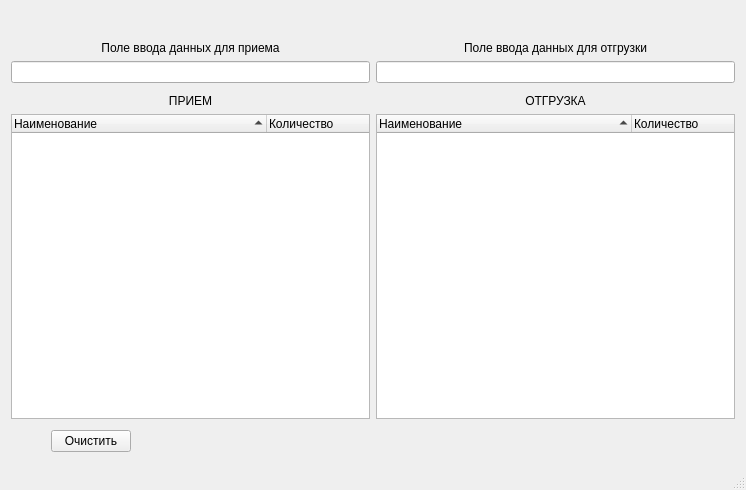
<?xml version="1.0" encoding="UTF-8"?>
<ui version="4.0">
 <class>MainWindow</class>
 <widget class="QMainWindow" name="MainWindow">
  <property name="geometry">
   <rect>
    <x>0</x>
    <y>0</y>
    <width>746</width>
    <height>490</height>
   </rect>
  </property>
  <property name="windowTitle">
   <string>MainWindow</string>
  </property>
  <widget class="QWidget" name="centralWidget">
   <layout class="QGridLayout" name="gridLayout">
    <item row="0" column="0">
     <layout class="QVBoxLayout" name="verticalLayout_6">
      <item>
       <spacer name="verticalSpacer_3">
        <property name="orientation">
         <enum>Qt::Vertical</enum>
        </property>
        <property name="sizeType">
         <enum>QSizePolicy::Preferred</enum>
        </property>
        <property name="sizeHint" stdset="0">
         <size>
          <width>20</width>
          <height>30</height>
         </size>
        </property>
       </spacer>
      </item>
      <item>
       <layout class="QHBoxLayout" name="horizontalLayout_4">
        <item>
         <layout class="QVBoxLayout" name="verticalLayout_5">
          <item>
           <widget class="QLabel" name="label_inUp">
            <property name="sizePolicy">
             <sizepolicy hsizetype="Expanding" vsizetype="Preferred">
              <horstretch>0</horstretch>
              <verstretch>0</verstretch>
             </sizepolicy>
            </property>
            <property name="text">
             <string>Поле ввода данных для приема</string>
            </property>
            <property name="alignment">
             <set>Qt::AlignCenter</set>
            </property>
           </widget>
          </item>
          <item>
           <widget class="QLineEdit" name="lineEdit_in"/>
          </item>
          <item>
           <spacer name="verticalSpacer_5">
            <property name="orientation">
             <enum>Qt::Vertical</enum>
            </property>
            <property name="sizeType">
             <enum>QSizePolicy::Preferred</enum>
            </property>
            <property name="sizeHint" stdset="0">
             <size>
              <width>20</width>
              <height>5</height>
             </size>
            </property>
           </spacer>
          </item>
          <item>
           <widget class="QLabel" name="label_in">
            <property name="sizePolicy">
             <sizepolicy hsizetype="Expanding" vsizetype="Preferred">
              <horstretch>0</horstretch>
              <verstretch>0</verstretch>
             </sizepolicy>
            </property>
            <property name="text">
             <string>ПРИЕМ</string>
            </property>
            <property name="alignment">
             <set>Qt::AlignCenter</set>
            </property>
           </widget>
          </item>
         </layout>
        </item>
        <item>
         <layout class="QVBoxLayout" name="verticalLayout">
          <item>
           <widget class="QLabel" name="label_outUp">
            <property name="sizePolicy">
             <sizepolicy hsizetype="Expanding" vsizetype="Preferred">
              <horstretch>0</horstretch>
              <verstretch>0</verstretch>
             </sizepolicy>
            </property>
            <property name="text">
             <string>Поле ввода данных для отгрузки</string>
            </property>
            <property name="alignment">
             <set>Qt::AlignCenter</set>
            </property>
           </widget>
          </item>
          <item>
           <widget class="QLineEdit" name="lineEdit_out"/>
          </item>
          <item>
           <spacer name="verticalSpacer_6">
            <property name="orientation">
             <enum>Qt::Vertical</enum>
            </property>
            <property name="sizeType">
             <enum>QSizePolicy::Preferred</enum>
            </property>
            <property name="sizeHint" stdset="0">
             <size>
              <width>20</width>
              <height>5</height>
             </size>
            </property>
           </spacer>
          </item>
          <item>
           <widget class="QLabel" name="label_out">
            <property name="sizePolicy">
             <sizepolicy hsizetype="Expanding" vsizetype="Preferred">
              <horstretch>0</horstretch>
              <verstretch>0</verstretch>
             </sizepolicy>
            </property>
            <property name="text">
             <string>ОТГРУЗКА</string>
            </property>
            <property name="alignment">
             <set>Qt::AlignCenter</set>
            </property>
           </widget>
          </item>
         </layout>
        </item>
       </layout>
      </item>
      <item>
       <layout class="QVBoxLayout" name="verticalLayout_4">
        <item>
         <layout class="QHBoxLayout" name="horizontalLayout">
          <property name="sizeConstraint">
           <enum>QLayout::SetMaximumSize</enum>
          </property>
          <item>
           <widget class="QTreeWidget" name="treeWidget_in">
            <property name="frameShape">
             <enum>QFrame::StyledPanel</enum>
            </property>
            <property name="frameShadow">
             <enum>QFrame::Sunken</enum>
            </property>
            <property name="autoScrollMargin">
             <number>16</number>
            </property>
            <property name="autoExpandDelay">
             <number>-1</number>
            </property>
            <property name="indentation">
             <number>11</number>
            </property>
            <property name="uniformRowHeights">
             <bool>false</bool>
            </property>
            <property name="sortingEnabled">
             <bool>true</bool>
            </property>
            <attribute name="headerCascadingSectionResizes">
             <bool>true</bool>
            </attribute>
            <attribute name="headerDefaultSectionSize">
             <number>255</number>
            </attribute>
            <attribute name="headerHighlightSections">
             <bool>false</bool>
            </attribute>
            <attribute name="headerMinimumSectionSize">
             <number>18</number>
            </attribute>
            <column>
             <property name="text">
              <string>Наименование</string>
             </property>
            </column>
            <column>
             <property name="text">
              <string>Количество</string>
             </property>
            </column>
           </widget>
          </item>
          <item>
           <widget class="QTreeWidget" name="treeWidget_out">
            <attribute name="headerCascadingSectionResizes">
             <bool>true</bool>
            </attribute>
            <attribute name="headerDefaultSectionSize">
             <number>255</number>
            </attribute>
            <attribute name="headerMinimumSectionSize">
             <number>18</number>
            </attribute>
            <attribute name="headerShowSortIndicator" stdset="0">
             <bool>true</bool>
            </attribute>
            <column>
             <property name="text">
              <string>Наименование</string>
             </property>
            </column>
            <column>
             <property name="text">
              <string>Количество</string>
             </property>
            </column>
           </widget>
          </item>
         </layout>
        </item>
        <item>
         <spacer name="verticalSpacer_2">
          <property name="orientation">
           <enum>Qt::Vertical</enum>
          </property>
          <property name="sizeType">
           <enum>QSizePolicy::Preferred</enum>
          </property>
          <property name="sizeHint" stdset="0">
           <size>
            <width>20</width>
            <height>5</height>
           </size>
          </property>
         </spacer>
        </item>
        <item>
         <layout class="QVBoxLayout" name="verticalLayout_3">
          <item>
           <layout class="QHBoxLayout" name="horizontalLayout_2">
            <item>
             <spacer name="horizontalSpacer_2">
              <property name="orientation">
               <enum>Qt::Horizontal</enum>
              </property>
              <property name="sizeType">
               <enum>QSizePolicy::Preferred</enum>
              </property>
              <property name="sizeHint" stdset="0">
               <size>
                <width>40</width>
                <height>20</height>
               </size>
              </property>
             </spacer>
            </item>
            <item>
             <widget class="QPushButton" name="pushButton_clear">
              <property name="text">
               <string>Очистить</string>
              </property>
             </widget>
            </item>
            <item>
             <spacer name="horizontalSpacer">
              <property name="orientation">
               <enum>Qt::Horizontal</enum>
              </property>
              <property name="sizeHint" stdset="0">
               <size>
                <width>55</width>
                <height>20</height>
               </size>
              </property>
             </spacer>
            </item>
           </layout>
          </item>
          <item>
           <spacer name="verticalSpacer">
            <property name="orientation">
             <enum>Qt::Vertical</enum>
            </property>
            <property name="sizeType">
             <enum>QSizePolicy::Preferred</enum>
            </property>
            <property name="sizeHint" stdset="0">
             <size>
              <width>20</width>
              <height>5</height>
             </size>
            </property>
           </spacer>
          </item>
         </layout>
        </item>
       </layout>
      </item>
     </layout>
    </item>
   </layout>
  </widget>
  <widget class="QMenuBar" name="menuBar">
   <property name="geometry">
    <rect>
     <x>0</x>
     <y>0</y>
     <width>746</width>
     <height>26</height>
    </rect>
   </property>
  </widget>
  <widget class="QStatusBar" name="statusBar"/>
 </widget>
 <layoutdefault spacing="6" margin="11"/>
 <resources/>
 <connections/>
</ui>
